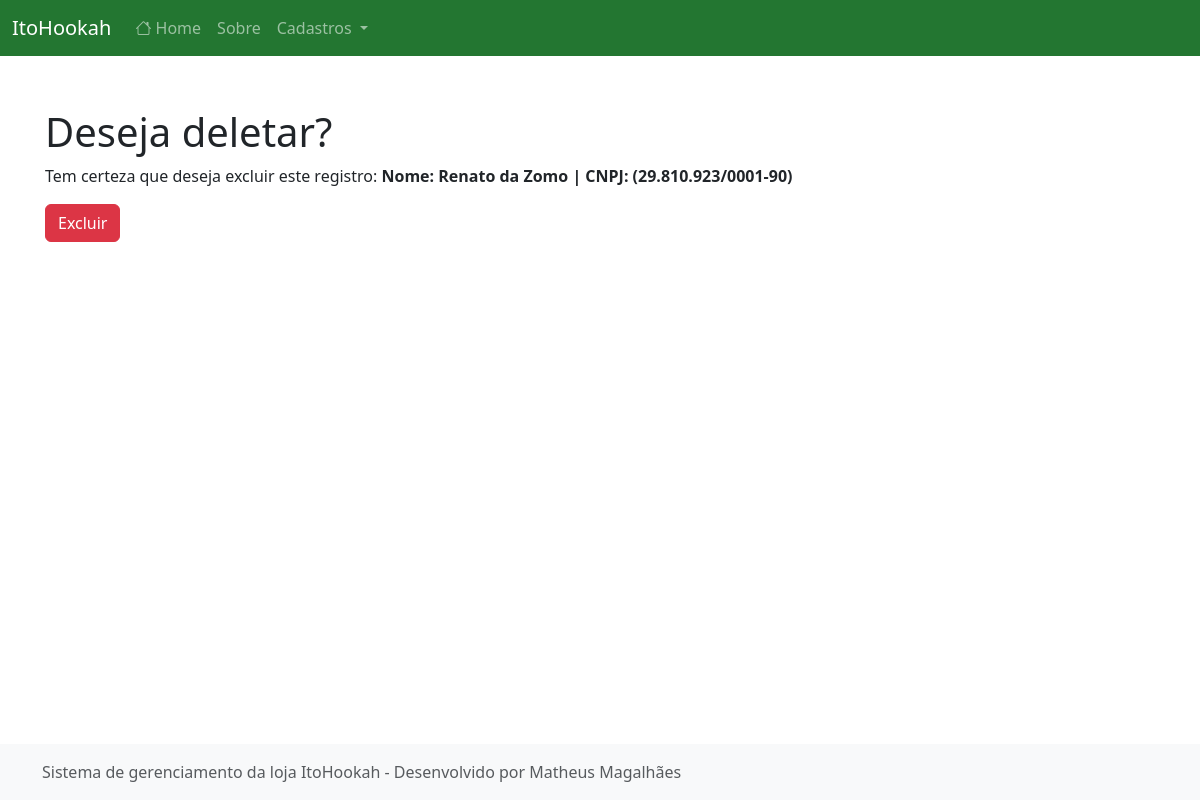
The app's page /excluir/fornecedor/1/, older data.
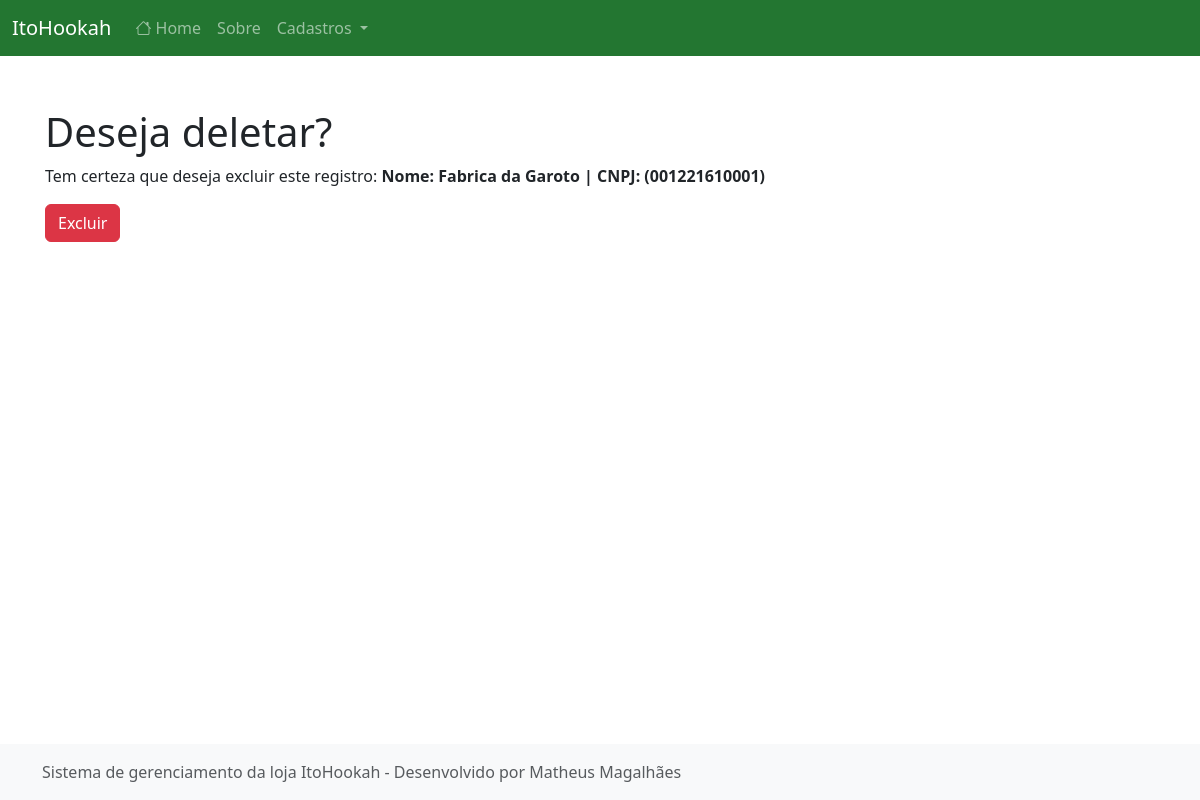
The same page, newer data.
### cadastros/models.py (models this page shows)
class Fornecedor(models.Model):
    nome = models.CharField(max_length=50)
    telefone = models.CharField(max_length=15, verbose_name="Telefone")
    documento = models.CharField(max_length=18, help_text="Informe o CNPJ")
    cadastrado_em = models.DateTimeField(auto_now_add=True)
    atualizado_em = models.DateTimeField(auto_now=True)
    def __str__(self):
        return f"Nome: {self.nome} | CNPJ: ({self.documento})"

### cadastros/views.py (the view)
# urls.py: path("excluir/fornecedor/<int:pk>/", FornecedorDelete.as_view(), name="excluir-fornecedor"),
class FornecedorDelete(DeleteView):
    model = Fornecedor
    template_name = "cadastros/delete.html"
    success_url = reverse_lazy("listar-fornecedor")

### cadastros/templates/cadastros/delete.html (shortened to what this page needs)
{% extends "paginas/modelo.html" %}
{% load static %}
{% load crispy_forms_tags %}
{% block conteudo %}
<h1 class="mt-5">{{titulo|default:"Deseja deletar?"}}</h1>
<form action="" method="post">
    <p>
        Tem certeza que deseja excluir este registro: <b>{{object}}</b>
    </p>
    <button type="submit" class="btn btn-danger">Excluir</button>
</form>
{% endblock %}

Row changes from the older to the newer data that the page shows:
changed Fornecedor: nome+documento "Nome: Renato da Zomo | CNPJ: (29.810.923/0001-90)" → "Nome: Fabrica da Garoto | CNPJ: (001221610001)"
